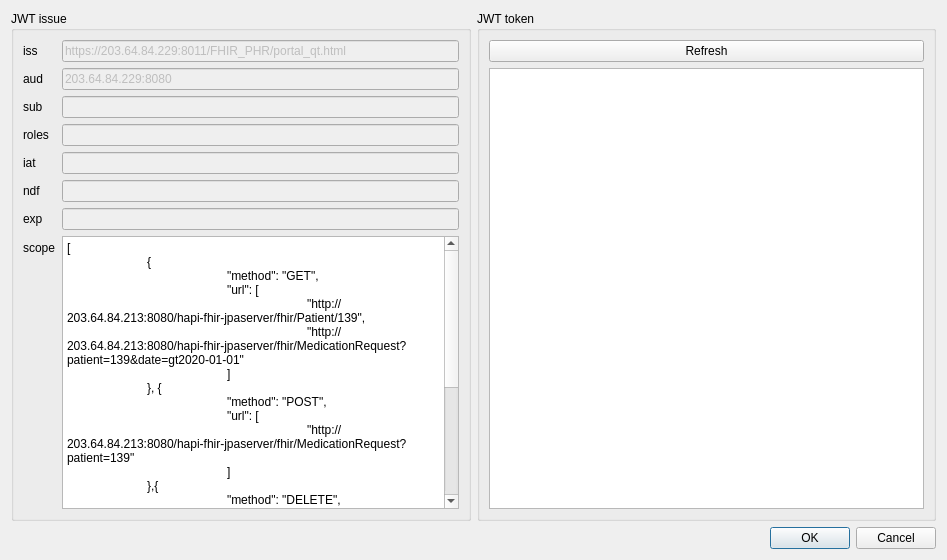
<?xml version="1.0" encoding="UTF-8"?>
<ui version="4.0">
 <class>Dialog_JWT_Encode</class>
 <widget class="QDialog" name="Dialog_JWT_Encode">
  <property name="geometry">
   <rect>
    <x>0</x>
    <y>0</y>
    <width>947</width>
    <height>560</height>
   </rect>
  </property>
  <property name="windowTitle">
   <string>Dialog</string>
  </property>
  <layout class="QVBoxLayout" name="verticalLayout">
   <item>
    <layout class="QHBoxLayout" name="horizontalLayout">
     <item>
      <widget class="QGroupBox" name="groupBox">
       <property name="title">
        <string>JWT issue</string>
       </property>
       <layout class="QFormLayout" name="formLayout">
        <item row="0" column="0">
         <widget class="QLabel" name="label">
          <property name="text">
           <string>iss</string>
          </property>
         </widget>
        </item>
        <item row="0" column="1">
         <widget class="QLineEdit" name="lineEdit_iss">
          <property name="enabled">
           <bool>false</bool>
          </property>
          <property name="text">
           <string>https://203.64.84.229:8011/FHIR_PHR/portal_qt.html</string>
          </property>
         </widget>
        </item>
        <item row="1" column="0">
         <widget class="QLabel" name="label_2">
          <property name="text">
           <string>aud</string>
          </property>
         </widget>
        </item>
        <item row="1" column="1">
         <widget class="QLineEdit" name="lineEdit_aud">
          <property name="enabled">
           <bool>false</bool>
          </property>
          <property name="text">
           <string>203.64.84.229:8080</string>
          </property>
         </widget>
        </item>
        <item row="2" column="0">
         <widget class="QLabel" name="label_3">
          <property name="text">
           <string>sub</string>
          </property>
         </widget>
        </item>
        <item row="2" column="1">
         <widget class="QLineEdit" name="lineEdit_sub">
          <property name="enabled">
           <bool>false</bool>
          </property>
         </widget>
        </item>
        <item row="3" column="0">
         <widget class="QLabel" name="label_4">
          <property name="text">
           <string>roles</string>
          </property>
         </widget>
        </item>
        <item row="3" column="1">
         <widget class="QLineEdit" name="lineEdit_roles">
          <property name="enabled">
           <bool>false</bool>
          </property>
         </widget>
        </item>
        <item row="4" column="0">
         <widget class="QLabel" name="label_5">
          <property name="text">
           <string>iat</string>
          </property>
         </widget>
        </item>
        <item row="4" column="1">
         <widget class="QLineEdit" name="lineEdit_iat">
          <property name="enabled">
           <bool>false</bool>
          </property>
         </widget>
        </item>
        <item row="5" column="0">
         <widget class="QLabel" name="label_6">
          <property name="text">
           <string>ndf</string>
          </property>
         </widget>
        </item>
        <item row="5" column="1">
         <widget class="QLineEdit" name="lineEdit_ndf">
          <property name="enabled">
           <bool>false</bool>
          </property>
         </widget>
        </item>
        <item row="6" column="0">
         <widget class="QLabel" name="label_8">
          <property name="text">
           <string>exp</string>
          </property>
         </widget>
        </item>
        <item row="6" column="1">
         <widget class="QLineEdit" name="lineEdit_exp">
          <property name="enabled">
           <bool>false</bool>
          </property>
         </widget>
        </item>
        <item row="7" column="0">
         <widget class="QLabel" name="label_7">
          <property name="text">
           <string>scope</string>
          </property>
         </widget>
        </item>
        <item row="7" column="1">
         <widget class="QTextEdit" name="textEdit_scope">
          <property name="html">
           <string>&lt;!DOCTYPE HTML PUBLIC &quot;-//W3C//DTD HTML 4.0//EN&quot; &quot;http://www.w3.org/TR/REC-html40/strict.dtd&quot;&gt;
&lt;html&gt;&lt;head&gt;&lt;meta name=&quot;qrichtext&quot; content=&quot;1&quot; /&gt;&lt;style type=&quot;text/css&quot;&gt;
p, li { white-space: pre-wrap; }
&lt;/style&gt;&lt;/head&gt;&lt;body style=&quot; font-family:'PMingLiU'; font-size:9pt; font-weight:400; font-style:normal;&quot;&gt;
&lt;p style=&quot; margin-top:0px; margin-bottom:0px; margin-left:0px; margin-right:0px; -qt-block-indent:0; text-indent:0px;&quot;&gt;[&lt;/p&gt;
&lt;p style=&quot; margin-top:0px; margin-bottom:0px; margin-left:0px; margin-right:0px; -qt-block-indent:0; text-indent:0px;&quot;&gt;	{ &lt;/p&gt;
&lt;p style=&quot; margin-top:0px; margin-bottom:0px; margin-left:0px; margin-right:0px; -qt-block-indent:0; text-indent:0px;&quot;&gt;		&amp;quot;method&amp;quot;: &amp;quot;GET&amp;quot;,&lt;/p&gt;
&lt;p style=&quot; margin-top:0px; margin-bottom:0px; margin-left:0px; margin-right:0px; -qt-block-indent:0; text-indent:0px;&quot;&gt;		&amp;quot;url&amp;quot;: [&lt;/p&gt;
&lt;p style=&quot; margin-top:0px; margin-bottom:0px; margin-left:0px; margin-right:0px; -qt-block-indent:0; text-indent:0px;&quot;&gt;			&amp;quot;http://203.64.84.213:8080/hapi-fhir-jpaserver/fhir/Patient/139&amp;quot;,&lt;/p&gt;
&lt;p style=&quot; margin-top:0px; margin-bottom:0px; margin-left:0px; margin-right:0px; -qt-block-indent:0; text-indent:0px;&quot;&gt;			&amp;quot;http://203.64.84.213:8080/hapi-fhir-jpaserver/fhir/MedicationRequest?patient=139&amp;amp;date=gt2020-01-01&amp;quot;&lt;/p&gt;
&lt;p style=&quot; margin-top:0px; margin-bottom:0px; margin-left:0px; margin-right:0px; -qt-block-indent:0; text-indent:0px;&quot;&gt;		]&lt;/p&gt;
&lt;p style=&quot; margin-top:0px; margin-bottom:0px; margin-left:0px; margin-right:0px; -qt-block-indent:0; text-indent:0px;&quot;&gt;	}, {&lt;/p&gt;
&lt;p style=&quot; margin-top:0px; margin-bottom:0px; margin-left:0px; margin-right:0px; -qt-block-indent:0; text-indent:0px;&quot;&gt;		&amp;quot;method&amp;quot;: &amp;quot;POST&amp;quot;,&lt;/p&gt;
&lt;p style=&quot; margin-top:0px; margin-bottom:0px; margin-left:0px; margin-right:0px; -qt-block-indent:0; text-indent:0px;&quot;&gt;		&amp;quot;url&amp;quot;: [&lt;/p&gt;
&lt;p style=&quot; margin-top:0px; margin-bottom:0px; margin-left:0px; margin-right:0px; -qt-block-indent:0; text-indent:0px;&quot;&gt;			&amp;quot;http://203.64.84.213:8080/hapi-fhir-jpaserver/fhir/MedicationRequest?patient=139&amp;quot;&lt;/p&gt;
&lt;p style=&quot; margin-top:0px; margin-bottom:0px; margin-left:0px; margin-right:0px; -qt-block-indent:0; text-indent:0px;&quot;&gt;		]&lt;/p&gt;
&lt;p style=&quot; margin-top:0px; margin-bottom:0px; margin-left:0px; margin-right:0px; -qt-block-indent:0; text-indent:0px;&quot;&gt;	},{&lt;/p&gt;
&lt;p style=&quot; margin-top:0px; margin-bottom:0px; margin-left:0px; margin-right:0px; -qt-block-indent:0; text-indent:0px;&quot;&gt;		&amp;quot;method&amp;quot;: &amp;quot;DELETE&amp;quot;,&lt;/p&gt;
&lt;p style=&quot; margin-top:0px; margin-bottom:0px; margin-left:0px; margin-right:0px; -qt-block-indent:0; text-indent:0px;&quot;&gt;		&amp;quot;url&amp;quot;: [&lt;/p&gt;
&lt;p style=&quot; margin-top:0px; margin-bottom:0px; margin-left:0px; margin-right:0px; -qt-block-indent:0; text-indent:0px;&quot;&gt;			&amp;quot;http://203.64.84.213:8080/hapi-fhir-jpaserver/fhir/MedicationRequest?patient=139&amp;amp;date=gt2020-01-01&amp;quot;&lt;/p&gt;
&lt;p style=&quot; margin-top:0px; margin-bottom:0px; margin-left:0px; margin-right:0px; -qt-block-indent:0; text-indent:0px;&quot;&gt;		]&lt;/p&gt;
&lt;p style=&quot; margin-top:0px; margin-bottom:0px; margin-left:0px; margin-right:0px; -qt-block-indent:0; text-indent:0px;&quot;&gt;	},{&lt;/p&gt;
&lt;p style=&quot; margin-top:0px; margin-bottom:0px; margin-left:0px; margin-right:0px; -qt-block-indent:0; text-indent:0px;&quot;&gt;		&amp;quot;method&amp;quot;: &amp;quot;PUT&amp;quot;,&lt;/p&gt;
&lt;p style=&quot; margin-top:0px; margin-bottom:0px; margin-left:0px; margin-right:0px; -qt-block-indent:0; text-indent:0px;&quot;&gt;		&amp;quot;url&amp;quot;: [&lt;/p&gt;
&lt;p style=&quot; margin-top:0px; margin-bottom:0px; margin-left:0px; margin-right:0px; -qt-block-indent:0; text-indent:0px;&quot;&gt;			&amp;quot;http://203.64.84.213:8080/hapi-fhir-jpaserver/fhir/MedicationRequest?patient=139&amp;amp;date=gt2020-01-01&amp;quot;&lt;/p&gt;
&lt;p style=&quot; margin-top:0px; margin-bottom:0px; margin-left:0px; margin-right:0px; -qt-block-indent:0; text-indent:0px;&quot;&gt;		]&lt;/p&gt;
&lt;p style=&quot; margin-top:0px; margin-bottom:0px; margin-left:0px; margin-right:0px; -qt-block-indent:0; text-indent:0px;&quot;&gt;	}&lt;/p&gt;
&lt;p style=&quot; margin-top:0px; margin-bottom:0px; margin-left:0px; margin-right:0px; -qt-block-indent:0; text-indent:0px;&quot;&gt;]&lt;/p&gt;
&lt;p style=&quot;-qt-paragraph-type:empty; margin-top:0px; margin-bottom:0px; margin-left:0px; margin-right:0px; -qt-block-indent:0; text-indent:0px;&quot;&gt;&lt;br /&gt;&lt;/p&gt;&lt;/body&gt;&lt;/html&gt;</string>
          </property>
         </widget>
        </item>
       </layout>
      </widget>
     </item>
     <item>
      <widget class="QGroupBox" name="groupBox_2">
       <property name="title">
        <string>JWT token</string>
       </property>
       <layout class="QVBoxLayout" name="verticalLayout_2">
        <item>
         <widget class="QPushButton" name="pushButton">
          <property name="text">
           <string>Refresh</string>
          </property>
         </widget>
        </item>
        <item>
         <widget class="QTextEdit" name="textEdit_Token"/>
        </item>
       </layout>
      </widget>
     </item>
    </layout>
   </item>
   <item>
    <widget class="QDialogButtonBox" name="buttonBox">
     <property name="orientation">
      <enum>Qt::Horizontal</enum>
     </property>
     <property name="standardButtons">
      <set>QDialogButtonBox::Cancel|QDialogButtonBox::Ok</set>
     </property>
    </widget>
   </item>
  </layout>
 </widget>
 <resources/>
 <connections>
  <connection>
   <sender>buttonBox</sender>
   <signal>accepted()</signal>
   <receiver>Dialog_JWT_Encode</receiver>
   <slot>accept()</slot>
   <hints>
    <hint type="sourcelabel">
     <x>248</x>
     <y>254</y>
    </hint>
    <hint type="destinationlabel">
     <x>157</x>
     <y>274</y>
    </hint>
   </hints>
  </connection>
  <connection>
   <sender>buttonBox</sender>
   <signal>rejected()</signal>
   <receiver>Dialog_JWT_Encode</receiver>
   <slot>reject()</slot>
   <hints>
    <hint type="sourcelabel">
     <x>316</x>
     <y>260</y>
    </hint>
    <hint type="destinationlabel">
     <x>286</x>
     <y>274</y>
    </hint>
   </hints>
  </connection>
 </connections>
</ui>
